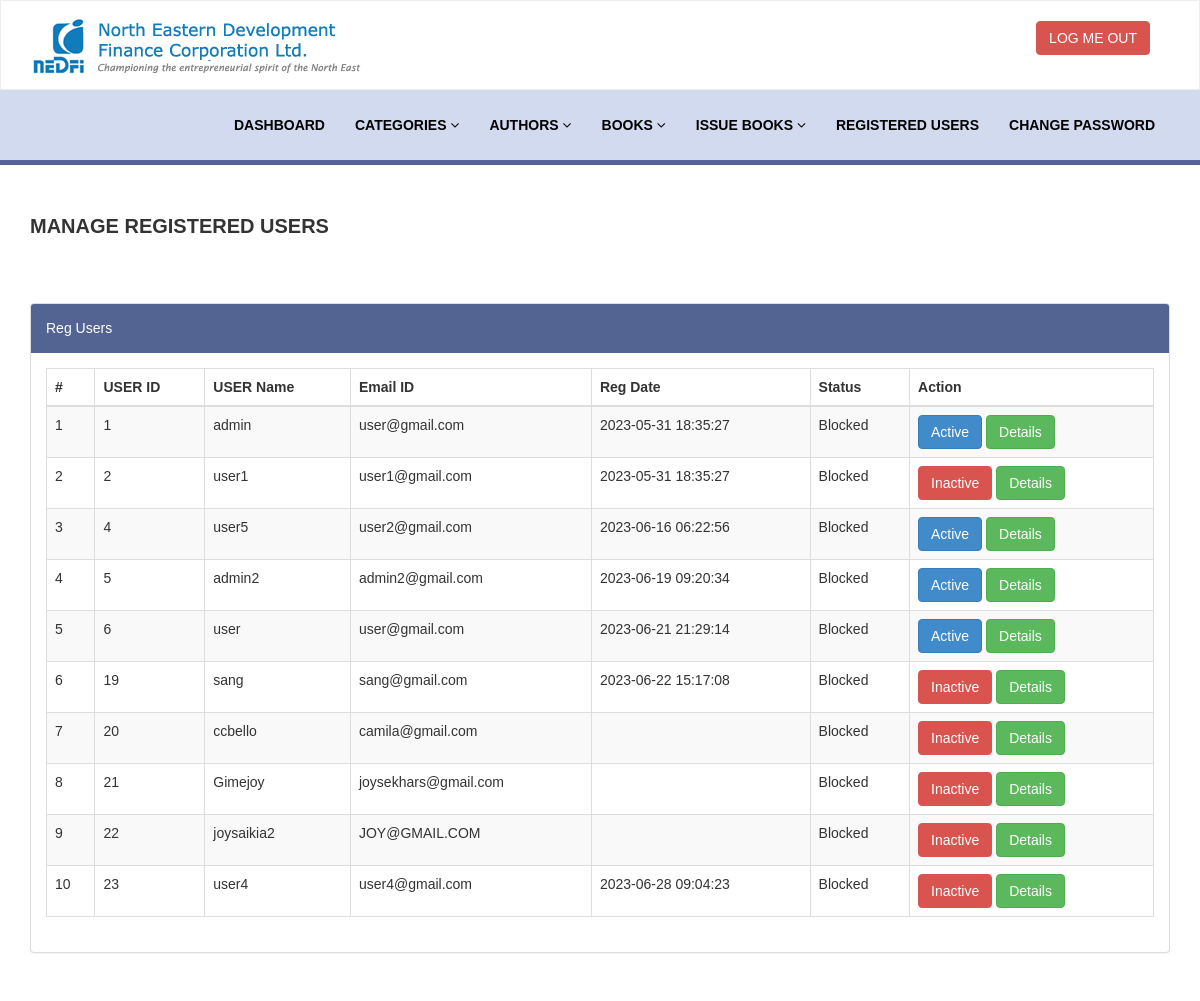
Page /admin-module/reg-users.php (signed in) on the committed database.
### tables this page shows
CREATE TABLE `tbl_users` (
  `USER_ID` int(6) NOT NULL,
  `USERNAME` varchar(100) NOT NULL,
  `USERS_GENERATED_ID` varchar(100) NOT NULL,
  `USER_PASSWORD` varchar(120) NOT NULL,
  `NAME_OF_USER` varchar(120) NOT NULL,
  `USER_TYPE` int(6) NOT NULL,
  `USER_EMAIL` varchar(150) DEFAULT NULL,
  `USER_STATUS` int(1) DEFAULT NULL,
  `USER_CREATED_ON` timestamp NULL DEFAULT current_timestamp(),
  `USER_UPDATED_ON` timestamp NULL DEFAULT NULL ON UPDATE current_timestamp()
);

### admin-module/reg-users.php (the view, shortened to what this page needs)
<?php
include('includes/config.php');
if(strlen($_SESSION['alogin'])==0)
    {
header('location:index.php');
}
else{
    ?>
<!DOCTYPE html>
<html xmlns="http://www.w3.org/1999/xhtml">
<head>
    <link href="assets/css/bootstrap.css" rel="stylesheet" />
    <link href="assets/css/font-awesome.css" rel="stylesheet" />
    <link href="assets/js/dataTables/dataTables.bootstrap.css" rel="stylesheet" />
    <link href="assets/css/style.css" rel="stylesheet" />
</head>
<body>
<?php include('includes/header.php');?>
    <div class="content-wrapper">
         <div class="container">
        <div class="row pad-botm">
            <div class="col-md-12">
                <h4 class="header-line">Manage Registered Users</h4>
    </div>
        </div>
            <div class="row">
                <div class="col-md-12">
                    <div class="panel panel-default">
                        <div class="panel-heading">
                          Reg Users
                        </div>
                        <div class="panel-body">
                            <div class="table-responsive">
                                <table class="table table-striped table-bordered table-hover" id="dataTables-example">
                                    <thead>
                                        <tr>
                                            <th>#</th>
                                            <th>USER ID</th>
                                            <th>USER Name</th>
                                            <th>Email ID</th>
                                            <th>Reg Date</th>
                                            <th>Status</th>
                                            <th>Action</th>
                                        </tr>
                                    </thead>
                                    <tbody>
<?php $sql = "SELECT * from tbl_users";
$query = $dbh -> prepare($sql);
$query->execute();
$results=$query->fetchAll(PDO::FETCH_OBJ);
$cnt=1;
if($query->rowCount() > 0)
{
foreach($results as $result)
{               ?>
                                        <tr class="odd gradeX">
                                            <td class="center"><?php echo htmlentities($cnt);?></td>
                                            <td class="center"><?php echo htmlentities($result->USER_ID);?></td>
                                            <td class="center"><?php echo htmlentities($result->USERNAME);?></td>
                                            <td class="center"><?php echo htmlentities($result->USER_EMAIL);?></td>
                                             <td class="center"><?php echo htmlentities($result->USER_CREATED_ON);?></td>
                                            <td class="center"><?php if($result->USER_STATUS[0]==1)
                                            {
                                                echo htmlentities("Active");
                                            } else {
                                            echo htmlentities("Blocked");
}
                                            ?></td>
                                            <td class="center">
<?php if($result->USER_STATUS==1)
 {?>
<a href="reg-users.php?inid=<?php echo htmlentities($result->USER_ID);?>" onclick="return confirm('Are you sure you want to block this user?');" >  <button class="btn btn-danger"> Inactive</button>
<?php } else {?>
<a href="reg-users.php?id=<?php echo htmlentities($result->USER_ID);?>" onclick="return confirm('Are you sure you want to active this user?');"><button class="btn btn-primary"> Active</button>
                                            <?php } ?>
<a href="user-history.php?userid=<?php echo htmlentities($result->USER_ID);?>"><button class="btn btn-success"> Details</button>
                                            </td>
                                        </tr>
 <?php $cnt=$cnt+1;}} ?>
                                    </tbody>
                                </table>
                            </div>
                        </div>
                    </div>
                </div>
            </div>
    </div>
    </div>
</body>
</html>
<?php } ?>

### admin-module/includes/header.php (shortened to what this page needs)
<div class="navbar navbar-inverse set-radius-zero">
    <div class="container">
        <div class="navbar-header">
            <a class="navbar-brand">
                <img src="assets/img/logo.png" />
            </a>
        </div>
        <div class="right-div">
            <a href="logout.php" class="btn btn-danger pull-right">LOG ME OUT</a>
        </div>
    </div>
</div>
<section class="menu-section">
<div class="container">
            <div class="row ">
                <div class="col-md-12">
                    <div class="navbar-collapse collapse ">
                        <ul id="menu-top" class="nav navbar-nav navbar-right">
                            <li><a href="dashboard.php" class="menu-top-active">DASHBOARD</a></li>
                            <li>
                                <a href="#" class="dropdown-toggle" id="ddlmenuItem" data-toggle="dropdown"> Categories <i class="fa fa-angle-down"></i></a>
                            </li>
                            <li>
                                <a href="#" class="dropdown-toggle" id="ddlmenuItem" data-toggle="dropdown"> Authors <i class="fa fa-angle-down"></i></a>
                            </li>
 <li>
                                <a href="#" class="dropdown-toggle" id="ddlmenuItem" data-toggle="dropdown"> Books <i class="fa fa-angle-down"></i></a>
                            </li>
                           <li>
                                <a href="#" class="dropdown-toggle" id="ddlmenuItem" data-toggle="dropdown"> Issue Books <i class="fa fa-angle-down"></i></a>
                            </li>
                             <li><a href="reg-users.php">Registered Users</a></li>
  <li><a href="change-password.php">Change Password</a></li>
                        </ul>
                    </div>
                </div>
            </div>
        </div>
    </section>

### admin-module/assets/css/style.css (style rules this page uses)
.set-radius-zero { border-radius:0px; -moz-border-radius:0px; -webkit-border-radius:0px; }
.content-wrapper { margin-top: 40px; min-height:800px; padding-bottom:90px; }
.header-line { font-weight:600; font-family: "Raleway", sans-serif; font-size: 20px; padding-bottom:25px; border-bottom:1px solid #ffffff; text-transform:uppercase; }
.pad-botm { padding-bottom:30px; }
.right-div { float: right; padding: 20px; }
#menu-top a { color:#000; text-decoration:none; font-weight:550; padding: 25px 15px 25px 15px; text-transform:uppercase; }
.menu-section { background-color: #D2DAEF; border-bottom:5px solid #536596; width:100% }
.navbar-inverse { background-color: #ffffff; border-color: rgba(184, 183, 183, 0.23); }
.navbar { min-height: 90px; margin-bottom: 0px; }

### rows in the picture
tbl_users: USER_ID "1", USERNAME "admin", USER_EMAIL "user@gmail.com", USER_CREATED_ON "2023-05-31 18:35:27"
tbl_users: USER_ID "2", USERNAME "user1", USER_EMAIL "user1@gmail.com", USER_CREATED_ON "2023-05-31 18:35:27"
tbl_users: USER_ID "4", USERNAME "user5", USER_EMAIL "user2@gmail.com", USER_CREATED_ON "2023-06-16 06:22:56"
tbl_users: USER_ID "5", USERNAME "admin2", USER_EMAIL "admin2@gmail.com", USER_CREATED_ON "2023-06-19 09:20:34"
tbl_users: USER_ID "6", USERNAME "user", USER_EMAIL "user@gmail.com", USER_CREATED_ON "2023-06-21 21:29:14"
tbl_users: USER_ID "19", USERNAME "sang", USER_EMAIL "sang@gmail.com", USER_CREATED_ON "2023-06-22 15:17:08"
tbl_users: USER_ID "20", USERNAME "ccbello", USER_EMAIL "camila@gmail.com"
tbl_users: USER_ID "21", USERNAME "Gimejoy", USER_EMAIL "joysekhars@gmail.com"
tbl_users: USER_ID "22", USERNAME "joysaikia2", USER_EMAIL "JOY@GMAIL.COM"
tbl_users: USER_ID "23", USERNAME "user4", USER_EMAIL "user4@gmail.com", USER_CREATED_ON "2023-06-28 09:04:23"
